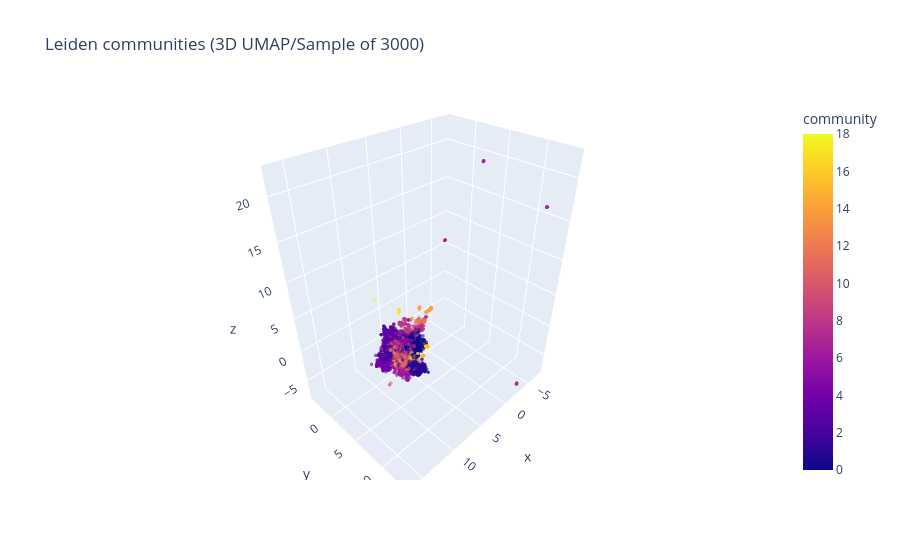

Notebook code for this chart:
### Markdown cell above
#### Visualized the community in 3D:

### Code cell
umap_3d = umap.UMAP(
    n_neighbors=30,
    n_components=3,     # ⭐ make it 3D
    metric="cosine",
    random_state=42
).fit_transform(embeddings)   # or emb_test or emb_sub

plot_df = pd.DataFrame({
    "x": umap_3d[:, 0],
    "y": umap_3d[:, 1],
    "z": umap_3d[:, 2],
    "community": community_ids
})

sample_size = min(3000, len(plot_df))
plot_sample = plot_df.sample(n=sample_size, random_state=42)



fig = px.scatter_3d(
    plot_sample,
    x="x",
    y="y",
    z="z",
    color="community",
    opacity=0.6,
    title=f"Leiden communities (3D UMAP/Sample of {sample_size})"
)

fig.update_traces(marker=dict(size=2))   # smaller points = clearer
fig.show()

### Figure 1 — Plotly figure (JSON) as saved in the notebook; plotly's stock layout.template omitted (floating-point values rounded to 4 significant figures; data arrays with more than 128 entries replaced by an {"elided": "..."} marker saying what was removed)
{"data": [{"hovertemplate": "x=%{x}<br>y=%{y}<br>z=%{z}<br>community=%{marker.color}<extra></extra>", "legendgroup": "", "marker": {"color": {"elided": "3000 int values"}, "coloraxis": "coloraxis", "opacity": 0.6, "size": 2, "symbol": "circle"}, "mode": "markers", "name": "", "scene": "scene", "showlegend": false, "type": "scatter3d", "x": {"elided": "3000 float values"}, "y": {"elided": "3000 float values"}, "z": {"elided": "3000 float values"}}], "layout": {"coloraxis": {"colorbar": {"title": {"text": "community"}}, "colorscale": [[0, "#0d0887"], [0.1111, "#46039f"], [0.2222, "#7201a8"], [0.3333, "#9c179e"], [0.4444, "#bd3786"], [0.5556, "#d8576b"], [0.6667, "#ed7953"], [0.7778, "#fb9f3a"], [0.8889, "#fdca26"], [1, "#f0f921"]]}, "legend": {"tracegroupgap": 0}, "scene": {"domain": {"x": [0, 1], "y": [0, 1]}, "xaxis": {"title": {"text": "x"}}, "yaxis": {"title": {"text": "y"}}, "zaxis": {"title": {"text": "z"}}}, "title": {"text": "Leiden communities (3D UMAP/Sample of 3000)"}}}
